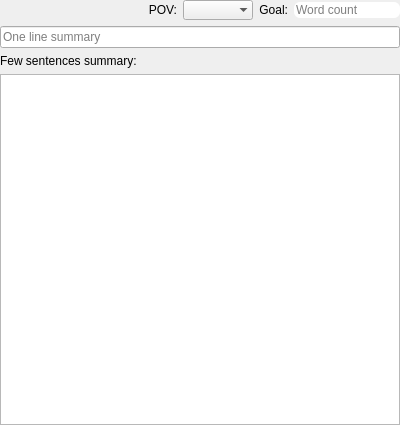
<?xml version="1.0" encoding="UTF-8"?>
<ui version="4.0">
 <class>basicItemView</class>
 <widget class="QWidget" name="basicItemView">
  <property name="geometry">
   <rect>
    <x>0</x>
    <y>0</y>
    <width>400</width>
    <height>425</height>
   </rect>
  </property>
  <property name="windowTitle">
   <string>Form</string>
  </property>
  <layout class="QVBoxLayout" name="verticalLayout">
   <property name="margin">
    <number>0</number>
   </property>
   <item>
    <layout class="QHBoxLayout" name="horizontalLayout_11">
     <item>
      <spacer name="horizontalSpacer_8">
       <property name="orientation">
        <enum>Qt::Horizontal</enum>
       </property>
       <property name="sizeHint" stdset="0">
        <size>
         <width>40</width>
         <height>20</height>
        </size>
       </property>
      </spacer>
     </item>
     <item>
      <widget class="QLabel" name="lblPlanPOV">
       <property name="text">
        <string>POV:</string>
       </property>
       <property name="alignment">
        <set>Qt::AlignRight|Qt::AlignTrailing|Qt::AlignVCenter</set>
       </property>
      </widget>
     </item>
     <item>
      <widget class="cmbOutlineCharacterChoser" name="cmbPOV">
       <property name="frame">
        <bool>false</bool>
       </property>
      </widget>
     </item>
     <item>
      <widget class="QLabel" name="lblGoal">
       <property name="text">
        <string>Goal:</string>
       </property>
       <property name="alignment">
        <set>Qt::AlignRight|Qt::AlignTrailing|Qt::AlignVCenter</set>
       </property>
      </widget>
     </item>
     <item>
      <widget class="lineEditView" name="txtGoal">
       <property name="sizePolicy">
        <sizepolicy hsizetype="Fixed" vsizetype="Fixed">
         <horstretch>0</horstretch>
         <verstretch>0</verstretch>
        </sizepolicy>
       </property>
       <property name="autoFillBackground">
        <bool>false</bool>
       </property>
       <property name="styleSheet">
        <string notr="true">border-radius: 6px;</string>
       </property>
       <property name="frame">
        <bool>false</bool>
       </property>
       <property name="placeholderText">
        <string>Word count</string>
       </property>
      </widget>
     </item>
    </layout>
   </item>
   <item>
    <widget class="lineEditView" name="txtSummarySentence">
     <property name="text">
      <string/>
     </property>
     <property name="placeholderText">
      <string>One line summary</string>
     </property>
    </widget>
   </item>
   <item>
    <widget class="QLabel" name="label_9">
     <property name="text">
      <string>Few sentences summary:</string>
     </property>
    </widget>
   </item>
   <item>
    <widget class="textEditView" name="txtSummaryFull"/>
   </item>
  </layout>
 </widget>
 <customwidgets>
  <customwidget>
   <class>textEditView</class>
   <extends>QTextEdit</extends>
   <header>manuskript.ui.views.textEditView.h</header>
  </customwidget>
  <customwidget>
   <class>cmbOutlineCharacterChoser</class>
   <extends>QComboBox</extends>
   <header>manuskript.ui.views.cmbOutlineCharacterChoser.h</header>
  </customwidget>
  <customwidget>
   <class>lineEditView</class>
   <extends>QLineEdit</extends>
   <header>manuskript.ui.views.lineEditView.h</header>
  </customwidget>
 </customwidgets>
 <resources/>
 <connections/>
</ui>
